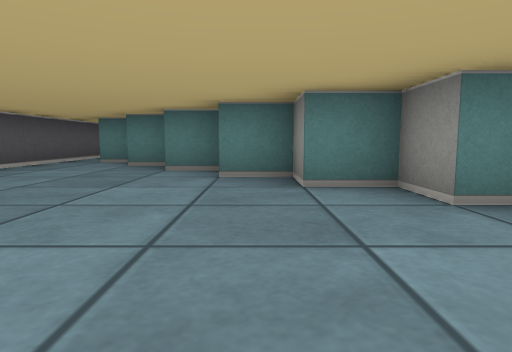
[1] (above)

16 first-person views from a walk through a cub3D maze. The camera is about half as high as the walls, tilts 6° down and sees 75° across. The floor is counted in squares. Each view is taken from the middle of a square. On the plan, view 1 faces up. The plan holds only what a view shows up to about 9 squares ahead; the rest is blank.

[2]
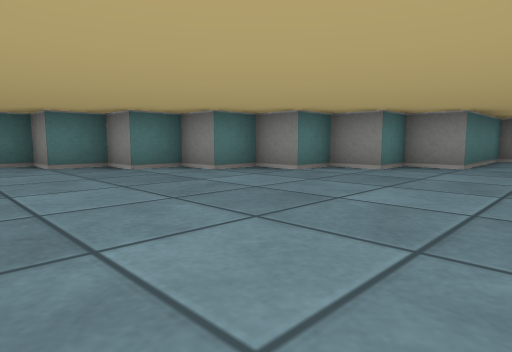

[3]
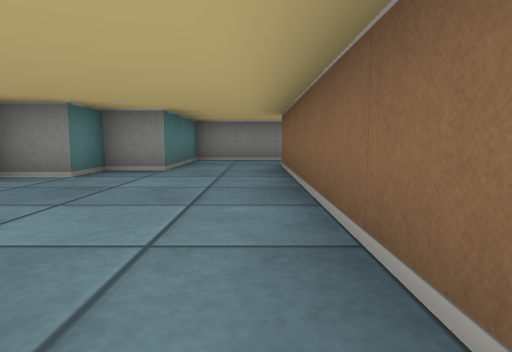

[4]
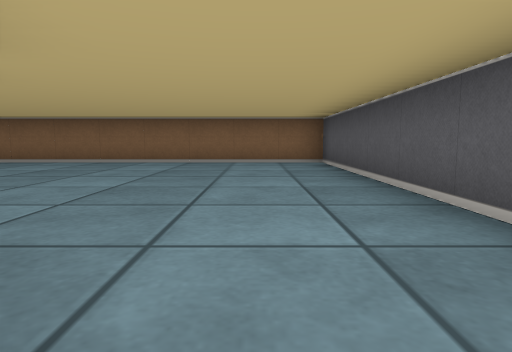

[5]
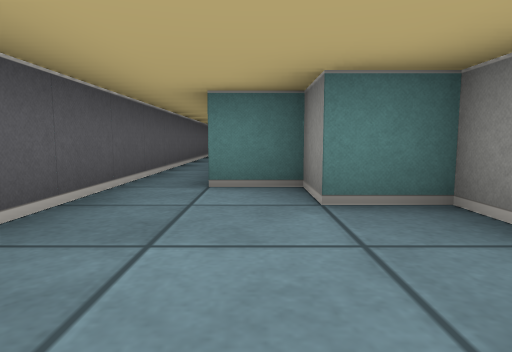

[6]
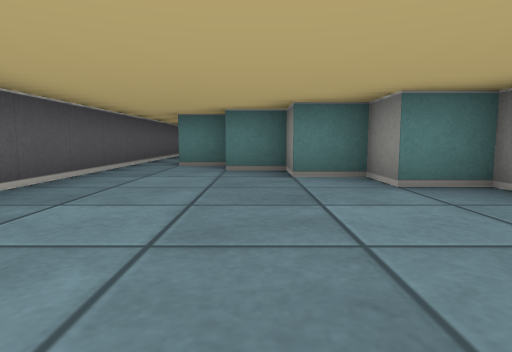

[7]
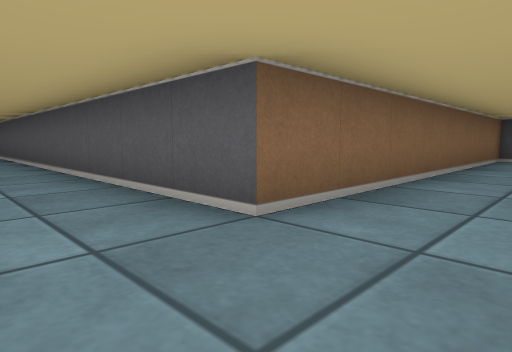

[8]
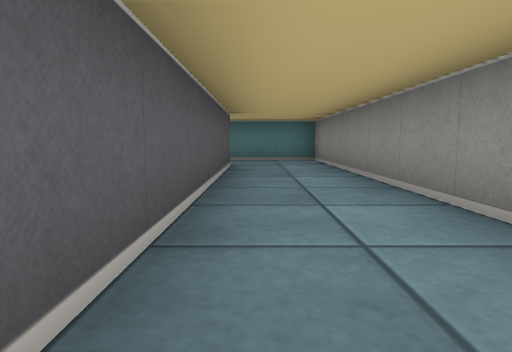

[9]
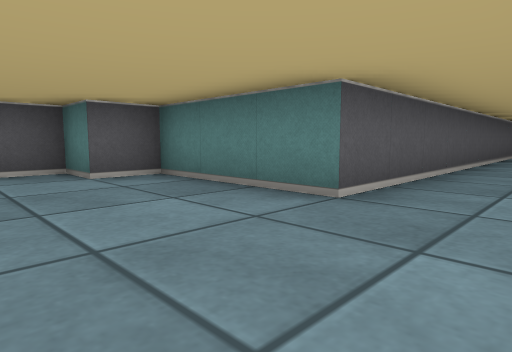

[10]
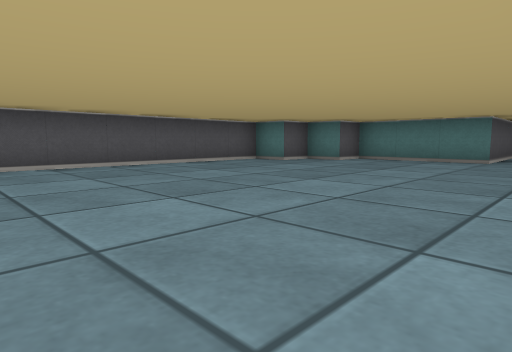

[11]
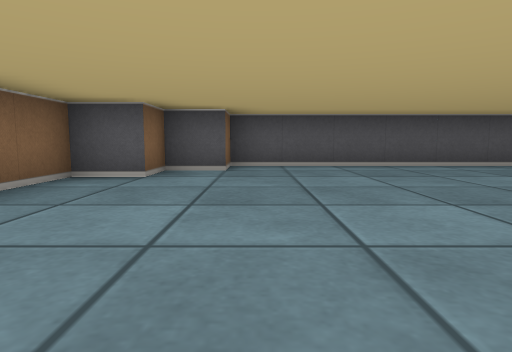

[12]
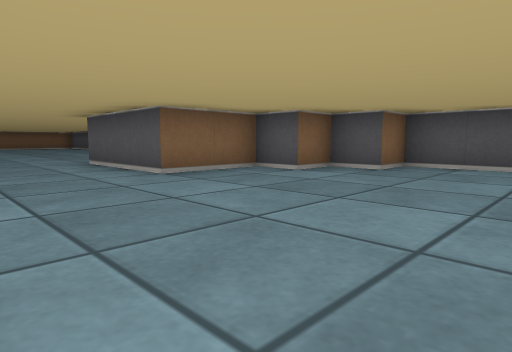

[13]
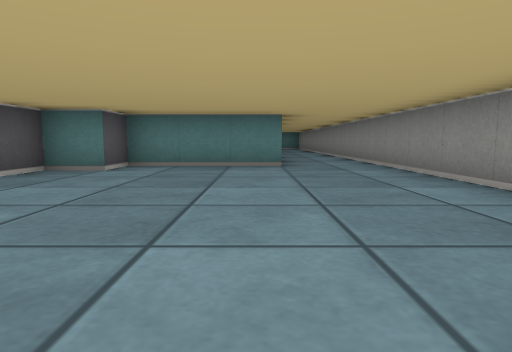

[14]
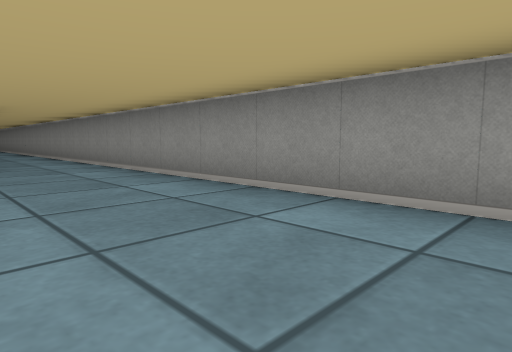

[15]
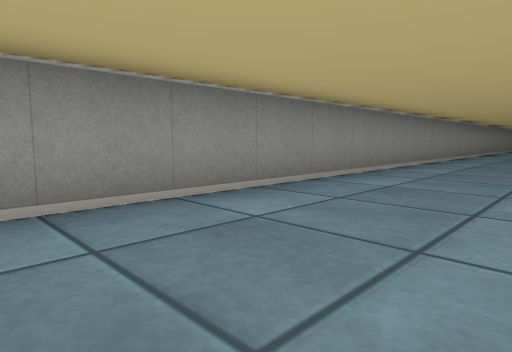

[16]
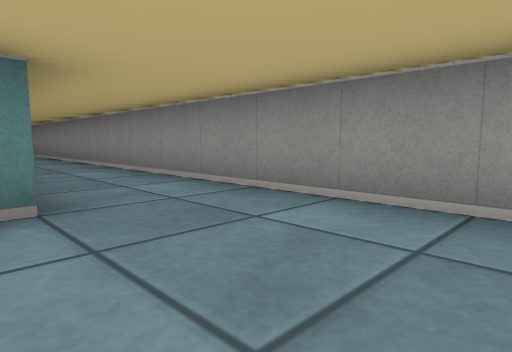

### Floor plan
Points are (right, up) in squares from view 1. A wall is a line through its corners. A room is listed if a view was taken in it or the views show most of it. See-through windows are left out.
Room 1 (views 1, 2, 3, 4, 5, 6, 7)
walls: (5.5, -0.5) (5.5, 1.5) (2.5, 1.5) (2.5, 2.5) (1.5, 2.5) (1.5, 3.5) (0.5, 3.5) (0.5, 4.5) (-0.5, 4.5) (-0.5, 5.5) (-1.5, 5.5) (-1.5, 6.5) (-2.5, 6.5) (-2.5, 7.5) (-3.5, 7.5); (-4.5, 13.1) (-4.5, -0.5) (3.5, -0.5)
ways out: opening at (4.5, -1) to room 2
Room 2 (views 8, 9, 10, 11, 12, 13, 14, 15, 16)
walls: (5.5, -25.4) (5.5, -0.5); (3.5, -0.5) (3.5, -11.5) (0.5, -11.5) (0.5, -12.5) (-0.5, -12.5) (-0.5, -13.5) (-1.5, -13.5) (-1.5, -20.5) (-0.5, -20.5) (-0.5, -21.5) (0.5, -21.5) (0.5, -22.5) (2.5, -22.5) (2.5, -25.5)
ways out: opening at (4.5, -1) to room 1

Where each view was taken, in squares from view 1:
view 1: 0 up, 0 right, facing up
view 2: 0 up, 4 left, facing up-right
view 3: 0 up, 3 left, facing right
view 4: 7 up, 3 left, facing down
view 5: 4 up, 3 left, facing up
view 6: 1 up, 2 left, facing up
view 7: 1 up, 5 right, facing down-left
view 8: 7 down, 4 right, facing up
view 9: 14 down, 5 right, facing up-left
view 10: 20 down, 5 right, facing up-left
view 11: 20 down, 5 right, facing left
view 12: 18 down, 5 right, facing down-left
view 13: 18 down, 3 right, facing up
view 14: 18 down, 3 right, facing up-right
view 15: 15 down, 3 right, facing down-right
view 16: 14 down, 3 right, facing up-right
